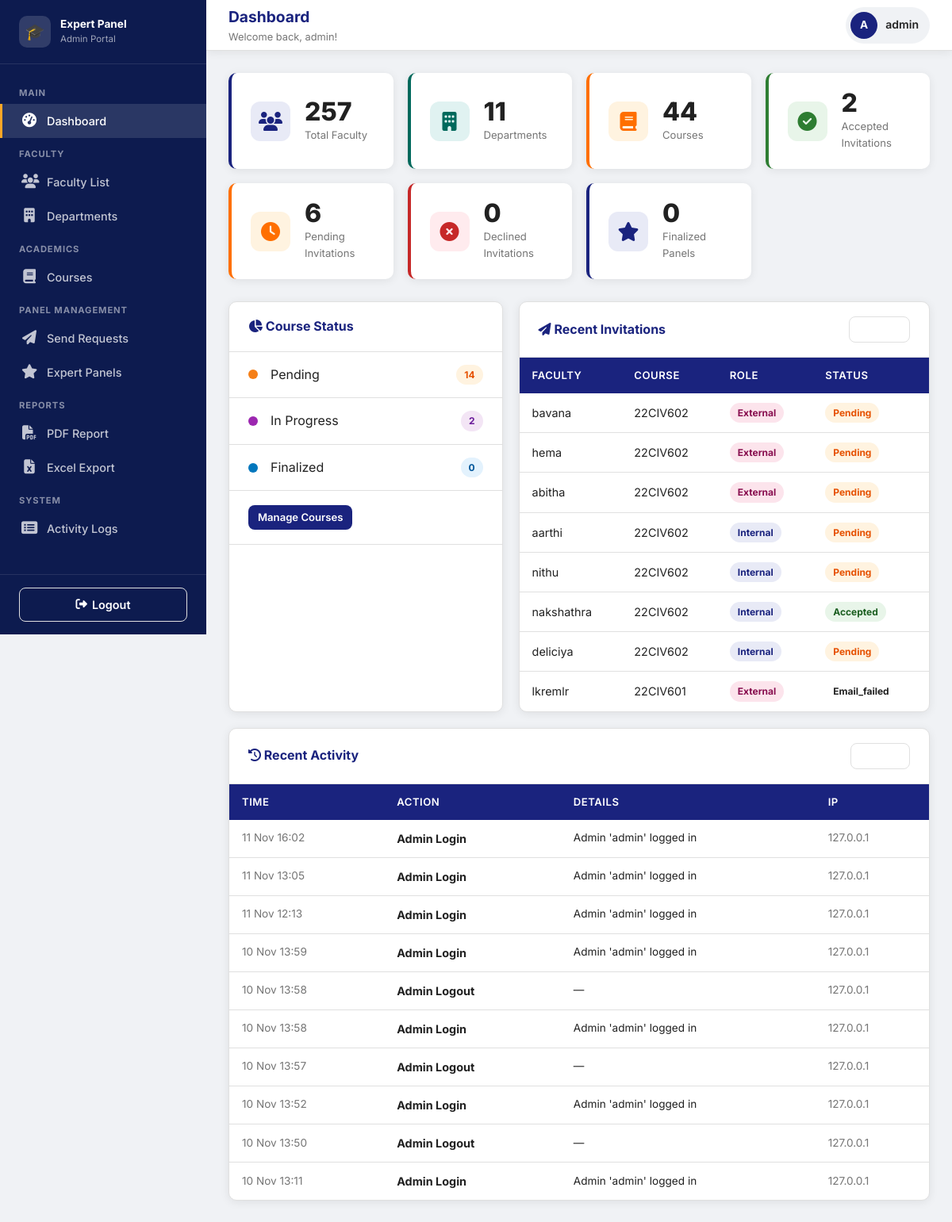
Screenshot of /admin/dashboard (signed in) with the database file from the repository.
### models.py (models this page shows, shortened)
class Admin(UserMixin, db.Model):
    __tablename__ = "admins"
    id = db.Column(db.Integer, primary_key=True)
    username = db.Column(db.String(80), unique=True, nullable=False)
    email = db.Column(db.String(120), unique=True, nullable=False)
    password_hash = db.Column(db.String(256), nullable=False)
    created_at = db.Column(db.DateTime, default=lambda: datetime.now(timezone.utc))

class PanelRequest(db.Model):
    __tablename__ = "panel_requests"
    id = db.Column(db.Integer, primary_key=True)
    faculty_id = db.Column(db.Integer, db.ForeignKey("faculty.id"), nullable=False)
    course_id = db.Column(db.Integer, db.ForeignKey("courses.id"), nullable=False)
    role = db.Column(db.String(20), nullable=False)  # internal | external
    status = db.Column(db.String(20), default="pending")  # pending | accepted | declined
    token = db.Column(db.String(200), unique=True)  # unique token for email link
    sent_at = db.Column(db.DateTime, default=lambda: datetime.now(timezone.utc))
    responded_at = db.Column(db.DateTime)
    decline_reason = db.Column(db.Text)
    reminder_sent = db.Column(db.Boolean, default=False)
    faculty = db.relationship("Faculty", back_populates="requests")
    course = db.relationship("Course", back_populates="requests")

class Faculty(UserMixin, db.Model):
    __tablename__ = "faculty"
    id = db.Column(db.Integer, primary_key=True)
    name = db.Column(db.String(150), nullable=False)
    email = db.Column(db.String(120), unique=True, nullable=False)
    designation = db.Column(db.String(100))
    years_of_experience = db.Column(db.Integer, default=0)
    area_of_expertise = db.Column(db.Text)  # comma-separated tags
    department_id = db.Column(db.Integer, db.ForeignKey("departments.id"), nullable=False)
    password_hash = db.Column(db.String(256))  # set only after acceptance
    is_active = db.Column(db.Boolean, default=True)
    created_at = db.Column(db.DateTime, default=lambda: datetime.now(timezone.utc))
    department = db.relationship("Department", back_populates="faculty")
    requests = db.relationship("PanelRequest", back_populates="faculty", lazy="dynamic")

class Course(db.Model):
    __tablename__ = "courses"
    id = db.Column(db.Integer, primary_key=True)
    name = db.Column(db.String(200), nullable=False)
    code = db.Column(db.String(30), unique=True, nullable=False)
    semester = db.Column(db.String(30))
    department_id = db.Column(db.Integer, db.ForeignKey("departments.id"), nullable=False)
    academic_year = db.Column(db.String(20))
    status = db.Column(
        db.String(20), default="pending"
    )  # pending | in_progress | finalized
    created_at = db.Column(db.DateTime, default=lambda: datetime.now(timezone.utc))
    department = db.relationship("Department", back_populates="courses")
    requests = db.relationship("PanelRequest", back_populates="course", lazy="dynamic")
    panel = db.relationship("ExpertPanel", back_populates="course", uselist=False)

class ActivityLog(db.Model):
    __tablename__ = "activity_logs"
    id = db.Column(db.Integer, primary_key=True)
    admin_id = db.Column(db.Integer, db.ForeignKey("admins.id"))
    action = db.Column(db.String(200), nullable=False)
    details = db.Column(db.Text)
    timestamp = db.Column(db.DateTime, default=lambda: datetime.now(timezone.utc))
    ip_address = db.Column(db.String(50))

### routes/admin_routes.py (the view)
@admin_bp.route("/dashboard")
@login_required
@admin_only
def dashboard():
    stats = {
        "total_faculty": Faculty.query.filter_by(is_active=True).count(),
        "total_departments": Department.query.count(),
        "total_courses": Course.query.count(),
        "pending_requests": PanelRequest.query.filter_by(status="pending").count(),
        "accepted_requests": PanelRequest.query.filter_by(status="accepted").count(),
        "declined_requests": PanelRequest.query.filter_by(status="declined").count(),
        "finalized_panels": ExpertPanel.query.count(),
        "courses_pending": Course.query.filter_by(status="pending").count(),
        "courses_in_progress": Course.query.filter_by(status="in_progress").count(),
        "courses_finalized": Course.query.filter_by(status="finalized").count(),
    }
    recent_logs = ActivityLog.query.order_by(ActivityLog.timestamp.desc()).limit(10).all()
    recent_requests = (
        PanelRequest.query
        .order_by(PanelRequest.sent_at.desc())
        .limit(8)
        .all()
    )
    return render_template(
        "admin/dashboard.html",
        stats=stats,
        recent_logs=recent_logs,
        recent_requests=recent_requests,
    )

### app.py (called while the page is built)
@login_manager.user_loader
def load_user(user_id: str):
    if user_id.startswith("admin-"):
        return Admin.query.get(int(user_id.split("-", 1)[1]))
    elif user_id.startswith("faculty-"):
        return Faculty.query.get(int(user_id.split("-", 1)[1]))
    return None

### routes/admin_routes.py (called while the page is built)
def admin_only(f):
    from functools import wraps
    @wraps(f)
    def decorated(*args, **kwargs):
        if not current_user.is_authenticated or not isinstance(current_user._get_current_object(), Admin):
            flash("Admin access required.", "danger")
            return redirect(url_for("admin.login"))
        return f(*args, **kwargs)
    return decorated

### templates/admin/dashboard.html (shortened to what this page needs)
{% extends "admin/base_admin.html" %}
{% block page_title %}Dashboard{% endblock %}
{% block page_subtitle %}Welcome back, {{ current_user.username }}!{% endblock %}
{% block content %}
<div class="stats-grid">
  <div class="stat-card blue">
    <div class="stat-icon blue"><i class="fas fa-users"></i></div>
    <div>
      <div class="stat-value">{{ stats.total_faculty }}</div>
      <div class="stat-label">Total Faculty</div>
    </div>
  </div>
  <div class="stat-card teal">
    <div class="stat-icon teal"><i class="fas fa-building"></i></div>
    <div>
      <div class="stat-value">{{ stats.total_departments }}</div>
      <div class="stat-label">Departments</div>
    </div>
  </div>
  <div class="stat-card orange">
    <div class="stat-icon orange"><i class="fas fa-book"></i></div>
    <div>
      <div class="stat-value">{{ stats.total_courses }}</div>
      <div class="stat-label">Courses</div>
    </div>
  </div>
  <div class="stat-card green">
    <div class="stat-icon green"><i class="fas fa-check-circle"></i></div>
    <div>
      <div class="stat-value">{{ stats.accepted_requests }}</div>
      <div class="stat-label">Accepted Invitations</div>
    </div>
  </div>
  <div class="stat-card orange">
    <div class="stat-icon orange"><i class="fas fa-clock"></i></div>
    <div>
      <div class="stat-value">{{ stats.pending_requests }}</div>
      <div class="stat-label">Pending Invitations</div>
    </div>
  </div>
  <div class="stat-card red">
    <div class="stat-icon red"><i class="fas fa-times-circle"></i></div>
    <div>
      <div class="stat-value">{{ stats.declined_requests }}</div>
      <div class="stat-label">Declined Invitations</div>
    </div>
  </div>
  <div class="stat-card blue">
    <div class="stat-icon blue"><i class="fas fa-star"></i></div>
    <div>
      <div class="stat-value">{{ stats.finalized_panels }}</div>
      <div class="stat-label">Finalized Panels</div>
    </div>
  </div>
</div>
<div style="display:grid;grid-template-columns:1fr 1.5fr;gap:20px;">
  <div class="card">
    <div class="card-header">
      <h3><i class="fas fa-chart-pie"></i> Course Status</h3>
    </div>
    <div class="card-body" style="padding:0;">
      <div style="padding:16px 24px;display:flex;align-items:center;gap:16px;border-bottom:1px solid var(--border);">
        <div style="width:12px;height:12px;border-radius:50%;background:var(--warning);"></div>
        <div style="flex:1;">Pending</div>
        <div class="badge badge-pending">{{ stats.courses_pending }}</div>
      </div>
      <div style="padding:16px 24px;display:flex;align-items:center;gap:16px;border-bottom:1px solid var(--border);">
        <div style="width:12px;height:12px;border-radius:50%;background:#9c27b0;"></div>
        <div style="flex:1;">In Progress</div>
        <div class="badge badge-in-progress">{{ stats.courses_in_progress }}</div>
      </div>
      <div style="padding:16px 24px;display:flex;align-items:center;gap:16px;">
        <div style="width:12px;height:12px;border-radius:50%;background:var(--info);"></div>
        <div style="flex:1;">Finalized</div>
        <div class="badge badge-finalized">{{ stats.courses_finalized }}</div>
      </div>
    </div>
    <div class="card-header" style="border-top:1px solid var(--border);">
      <a href="{{ url_for('admin.courses') }}" class="btn btn-primary btn-sm">Manage Courses</a>
    </div>
  </div>
  <div class="card">
    <div class="card-header">
      <h3><i class="fas fa-paper-plane"></i> Recent Invitations</h3>
      <a href="{{ url_for('admin.manage_requests') }}" class="btn btn-outline btn-sm">View All</a>
    </div>
    <div class="table-container">
      <table class="data-table">
        <thead>
          <tr>
            <th>Faculty</th>
            <th>Course</th>
            <th>Role</th>
            <th>Status</th>
          </tr>
        </thead>
        <tbody>
          {% for req in recent_requests %}
          <tr>
            <td>{{ req.faculty.name }}</td>
            <td>{{ req.course.code }}</td>
            <td><span class="badge badge-{{ req.role }}">{{ req.role }}</span></td>
            <td><span class="badge badge-{{ req.status }}">{{ req.status }}</span></td>
          </tr>
          {% else %}
          <tr>
            <td colspan="4" class="text-center text-muted" style="padding:30px;">
              No invitations sent yet.
            </td>
          </tr>
          {% endfor %}
        </tbody>
      </table>
    </div>
  </div>
</div>
<div class="card mt-3">
  <div class="card-header">
    <h3><i class="fas fa-history"></i> Recent Activity</h3>
    <a href="{{ url_for('admin.activity_logs') }}" class="btn btn-outline btn-sm">Full Log</a>
  </div>
  <div class="table-container">
    <table class="data-table">
      <thead>
        <tr><th>Time</th><th>Action</th><th>Details</th><th>IP</th></tr>
      </thead>
      <tbody>
        {% for log in recent_logs %}
        <tr>
          <td class="text-sm text-muted">{{ log.timestamp.strftime('%d %b %H:%M') }}</td>
          <td class="font-bold">{{ log.action }}</td>
          <td class="text-sm">{{ log.details or '—' }}</td>
          <td class="text-sm text-muted">{{ log.ip_address or '—' }}</td>
        </tr>
        {% else %}
        <tr><td colspan="4" class="text-center text-muted" style="padding:30px;">No activity yet.</td></tr>
        {% endfor %}
      </tbody>
    </table>
  </div>
</div>
{% endblock %}

### templates/admin/base_admin.html (shortened to what this page needs)
<!DOCTYPE html>
<html lang="en">
<head>
  <link rel="stylesheet" href="https://cdnjs.cloudflare.com/ajax/libs/font-awesome/6.5.0/css/all.min.css">
  <link rel="stylesheet" href="{{ url_for('static', filename='css/style.css') }}">
</head>
<body>
<div class="layout">
  <aside class="sidebar">
    <div class="sidebar-brand">
      <div class="brand-icon">🎓</div>
      <div>
        <div class="brand-text">Expert Panel</div>
        <div class="brand-sub">Admin Portal</div>
      </div>
    </div>
    <nav class="sidebar-nav">
      <div class="nav-section-label">Main</div>
      <a href="{{ url_for('admin.dashboard') }}" class="nav-item">
        <i class="nav-icon fas fa-tachometer-alt"></i> Dashboard
      </a>
      <div class="nav-section-label">Faculty</div>
      <a href="{{ url_for('admin.faculty_list') }}" class="nav-item">
        <i class="nav-icon fas fa-users"></i> Faculty List
      </a>
      <a href="{{ url_for('admin.departments') }}" class="nav-item">
        <i class="nav-icon fas fa-building"></i> Departments
      </a>
      <div class="nav-section-label">Academics</div>
      <a href="{{ url_for('admin.courses') }}" class="nav-item">
        <i class="nav-icon fas fa-book"></i> Courses
      </a>
      <div class="nav-section-label">Panel Management</div>
      <a href="{{ url_for('admin.manage_requests') }}" class="nav-item">
        <i class="nav-icon fas fa-paper-plane"></i> Send Requests
      </a>
      <a href="{{ url_for('admin.view_panels') }}" class="nav-item">
        <i class="nav-icon fas fa-star"></i> Expert Panels
      </a>
      <div class="nav-section-label">Reports</div>
      <a href="{{ url_for('admin.report_all_pdf') }}" class="nav-item">
        <i class="nav-icon fas fa-file-pdf"></i> PDF Report
      </a>
      <a href="{{ url_for('admin.report_excel') }}" class="nav-item">
        <i class="nav-icon fas fa-file-excel"></i> Excel Export
      </a>
      <div class="nav-section-label">System</div>
      <a href="{{ url_for('admin.activity_logs') }}" class="nav-item">
        <i class="nav-icon fas fa-list-alt"></i> Activity Logs
      </a>
    </nav>
    <div class="sidebar-footer">
      <a href="{{ url_for('admin.logout') }}" class="btn btn-outline" style="width:100%;justify-content:center;">
        <i class="fas fa-sign-out-alt"></i> Logout
      </a>
    </div>
  </aside>
  <div class="main-content">
    <div class="topbar">
      <div class="topbar-left">
        <h1>{% block page_title %}Dashboard{% endblock %}</h1>
        <p>{% block page_subtitle %}{% endblock %}</p>
      </div>
      <div class="topbar-right">
        <div class="user-badge">
          <div class="user-avatar">
            {{ current_user.username[0].upper() if current_user.is_authenticated else 'A' }}
          </div>
          <span class="user-name">{{ current_user.username if current_user.is_authenticated else 'Admin' }}</span>
        </div>
      </div>
    </div>
    <div class="page-content">
      {% block content %}{% endblock %}
    </div>
  </div>
</div>
</body>
</html>

### rows the page displays
Admin: username "admin", username "A"
PanelRequest: faculty.name "bavana", course.code "22CIV602", role "External", status "Pending"
PanelRequest: faculty.name "hema", course.code "22CIV602", role "External", status "Pending"
PanelRequest: faculty.name "abitha", course.code "22CIV602", role "External", status "Pending"
PanelRequest: faculty.name "aarthi", course.code "22CIV602", role "Internal", status "Pending"
PanelRequest: faculty.name "nithu", course.code "22CIV602", role "Internal", status "Pending"
PanelRequest: faculty.name "nakshathra", course.code "22CIV602", role "Internal", status "Accepted"
PanelRequest: faculty.name "deliciya", course.code "22CIV602", role "Internal", status "Pending"
PanelRequest: faculty.name "lkremlr", course.code "22CIV601", role "External", status "Email_failed"
ActivityLog: timestamp "11 Nov 16:02", action "Admin Login", details "Admin 'admin' logged in", ip_address "127.0.0.1"
ActivityLog: timestamp "11 Nov 13:05", action "Admin Login", details "Admin 'admin' logged in", ip_address "127.0.0.1"
ActivityLog: timestamp "11 Nov 12:13", action "Admin Login", details "Admin 'admin' logged in", ip_address "127.0.0.1"
ActivityLog: timestamp "10 Nov 13:59", action "Admin Login", details "Admin 'admin' logged in", ip_address "127.0.0.1"
ActivityLog: timestamp "10 Nov 13:58", action "Admin Logout", details "—", ip_address "127.0.0.1"
ActivityLog: timestamp "10 Nov 13:58", action "Admin Login", details "Admin 'admin' logged in", ip_address "127.0.0.1"
ActivityLog: timestamp "10 Nov 13:57", action "Admin Logout", details "—", ip_address "127.0.0.1"
ActivityLog: timestamp "10 Nov 13:52", action "Admin Login", details "Admin 'admin' logged in", ip_address "127.0.0.1"
ActivityLog: timestamp "10 Nov 13:50", action "Admin Logout", details "—", ip_address "127.0.0.1"
ActivityLog: timestamp "10 Nov 13:11", action "Admin Login", details "Admin 'admin' logged in", ip_address "127.0.0.1"

### other values shown
{{ stats.total_faculty }} "257"
{{ stats.total_departments }} "11"
{{ stats.total_courses }} "44"
{{ stats.accepted_requests }} "2"
{{ stats.pending_requests }} "6"
{{ stats.declined_requests }} "0"
{{ stats.finalized_panels }} "0"
{{ stats.courses_pending }} "14"
{{ stats.courses_in_progress }} "2"
{{ stats.courses_finalized }} "0"
